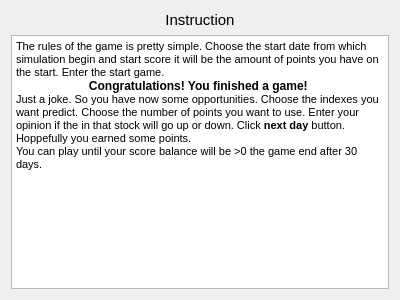
<?xml version="1.0" encoding="UTF-8"?>
<ui version="4.0">
 <class>instructionWindow</class>
 <widget class="QDialog" name="instructionWindow">
  <property name="geometry">
   <rect>
    <x>0</x>
    <y>0</y>
    <width>400</width>
    <height>300</height>
   </rect>
  </property>
  <property name="windowTitle">
   <string>Dialog</string>
  </property>
  <layout class="QVBoxLayout" name="verticalLayout">
   <item>
    <widget class="QLabel" name="instructionLabel">
     <property name="font">
      <font>
       <pointsize>11</pointsize>
      </font>
     </property>
     <property name="text">
      <string>Instruction</string>
     </property>
     <property name="alignment">
      <set>Qt::AlignCenter</set>
     </property>
    </widget>
   </item>
   <item>
    <widget class="QTextBrowser" name="textBrowser">
     <property name="html">
      <string>&lt;!DOCTYPE HTML PUBLIC &quot;-//W3C//DTD HTML 4.0//EN&quot; &quot;http://www.w3.org/TR/REC-html40/strict.dtd&quot;&gt;
&lt;html&gt;&lt;head&gt;&lt;meta name=&quot;qrichtext&quot; content=&quot;1&quot; /&gt;&lt;style type=&quot;text/css&quot;&gt;
p, li { white-space: pre-wrap; }
&lt;/style&gt;&lt;/head&gt;&lt;body style=&quot; font-family:'MS Shell Dlg 2'; font-size:7.8pt; font-weight:400; font-style:normal;&quot;&gt;
&lt;p style=&quot; margin-top:0px; margin-bottom:0px; margin-left:0px; margin-right:0px; -qt-block-indent:0; text-indent:0px;&quot;&gt;&lt;span style=&quot; font-size:8pt;&quot;&gt;The rules of the game is pretty simple. Choose the start date from which simulation begin and start score it will be the amount of points you have on the start. Enter the start game.&lt;/span&gt;&lt;/p&gt;
&lt;p align=&quot;center&quot; style=&quot; margin-top:0px; margin-bottom:0px; margin-left:0px; margin-right:0px; -qt-block-indent:0; text-indent:0px;&quot;&gt;&lt;span style=&quot; font-size:9pt; font-weight:600;&quot;&gt;Congratulations! You finished a game! &lt;/span&gt;&lt;/p&gt;
&lt;p style=&quot; margin-top:0px; margin-bottom:0px; margin-left:0px; margin-right:0px; -qt-block-indent:0; text-indent:0px;&quot;&gt;&lt;span style=&quot; font-size:8pt;&quot;&gt;Just a joke. So you have now some opportunities. Choose the indexes you want predict. Choose the number of points you want to use. Enter your opinion if the in that stock will go up or down. Click &lt;/span&gt;&lt;span style=&quot; font-size:8pt; font-weight:600;&quot;&gt;next day&lt;/span&gt;&lt;span style=&quot; font-size:8pt;&quot;&gt; button. Hoppefully you earned some points. &lt;/span&gt;&lt;/p&gt;
&lt;p style=&quot; margin-top:0px; margin-bottom:0px; margin-left:0px; margin-right:0px; -qt-block-indent:0; text-indent:0px;&quot;&gt;&lt;span style=&quot; font-size:8pt;&quot;&gt;You can play until your score balance will be &amp;gt;0 the game end after 30 days. &lt;/span&gt;&lt;/p&gt;&lt;/body&gt;&lt;/html&gt;</string>
     </property>
    </widget>
   </item>
  </layout>
 </widget>
 <resources/>
 <connections/>
</ui>
